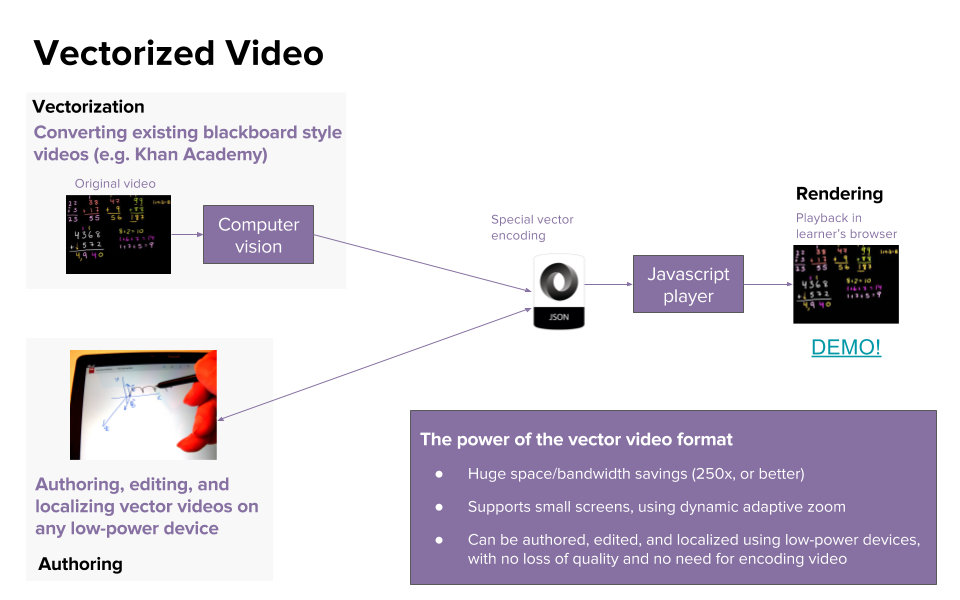
#> input picture video_vectorization_slide.png, 960 x 600 px; its folder holds only this picture in this run
$ python -i defs.py   (imports and definitions only)   (Python 2 division)   (older library calls are emulated)
#> lines starting #> are read from the running program, lines starting #| are printed output that depends on the picture
# coding=utf-8
import copy
import itertools
import json
import math
import cv2
import numpy as np
import os
from igraph import Graph
from scipy import weave


# [500 lines left out: functions get_color, remove_cursor, get_current_mouse_location, thinning_iteration, thin, is_neighbor_text and 5 more, not called in this run]


def part_two(count_objects_for_saving_images):
    # Get total_objects from last part
    total_objects = count_objects_for_saving_images
    for object_number in range(0, total_objects):

        image = cv2.imread('objects/' + str(object_number) + '.png')
        gray_image = cv2.cvtColor(image, cv2.COLOR_BGR2GRAY)
        binary_threshold = 50
        ret, bw_image = cv2.threshold(gray_image, binary_threshold, 255, 0)
        contour_image = copy.deepcopy(bw_image)
        contours, hierarchy = cv2.findContours(
            contour_image, cv2.RETR_EXTERNAL, cv2.CHAIN_APPROX_SIMPLE)
        # cv2.drawContours(image,contours,-1,(0,255,0),3)

        for i in range(0, len(contours)):
            x, y, w, h = cv2.boundingRect(contours[i])
            # cv2.rectangle(image,(x,y),(x+w,y+h),(0,255,0),1)
            # cv2.imshow(str(i), image)
            mask = np.zeros(image.shape, np.uint8)
            mask[y:y + h, x:x + w] = image[y:y + h, x:x + w]
            cv2.imwrite('atomic objects/' + str(object_number) + '_' + str(i) +
                        '.png', mask)
            # [7 lines of commented-out code are left out]
    cv2.destroyAllWindows()


# [413 lines left out: functions part_three, generate_json, not called in this run]

>>> import cv2
>>> picture = cv2.imread('../video_vectorization_slide.png', cv2.IMREAD_GRAYSCALE)
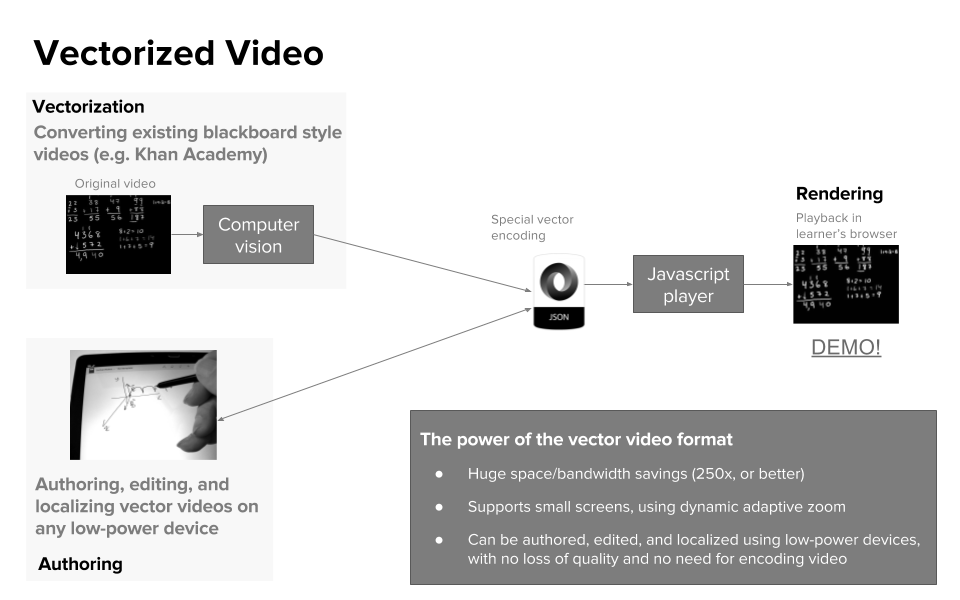
#> picture: shape (600, 960); min 0, max 255, mean 217.5
#> (the run stopped early here; a loop or call above may not have finished)
